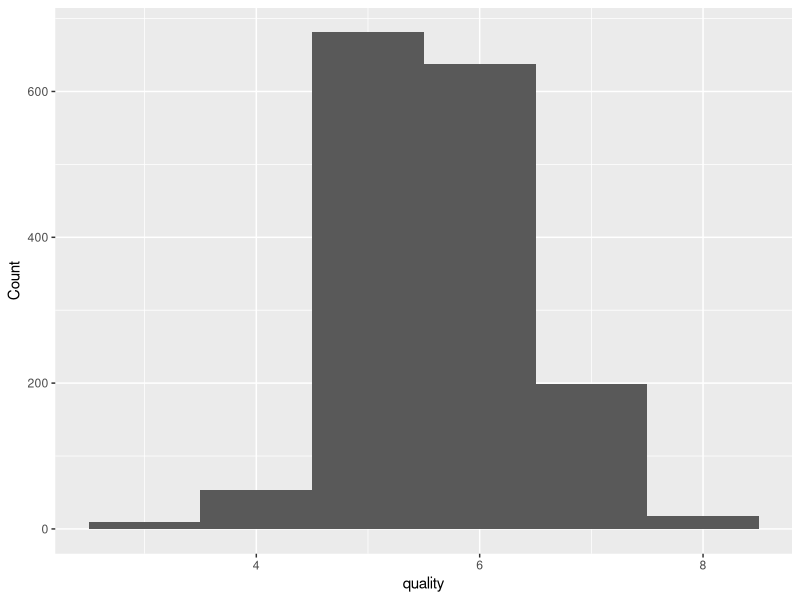
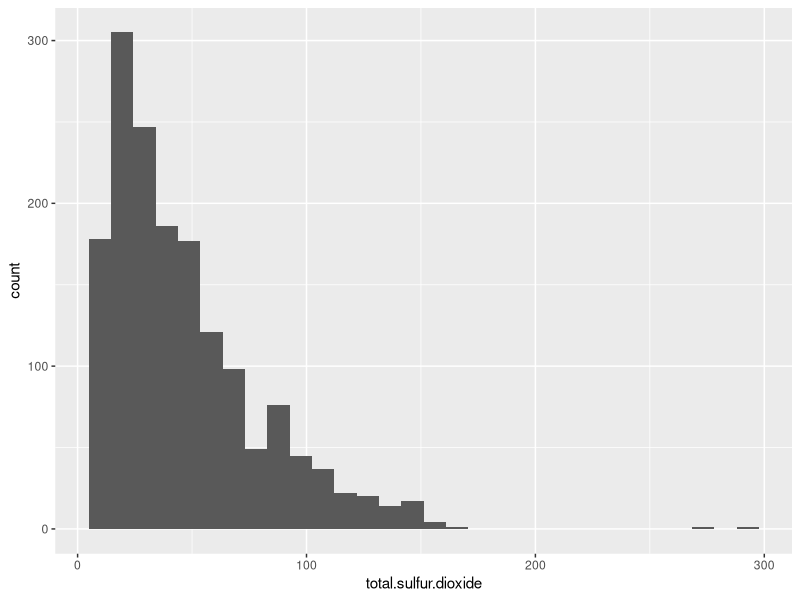
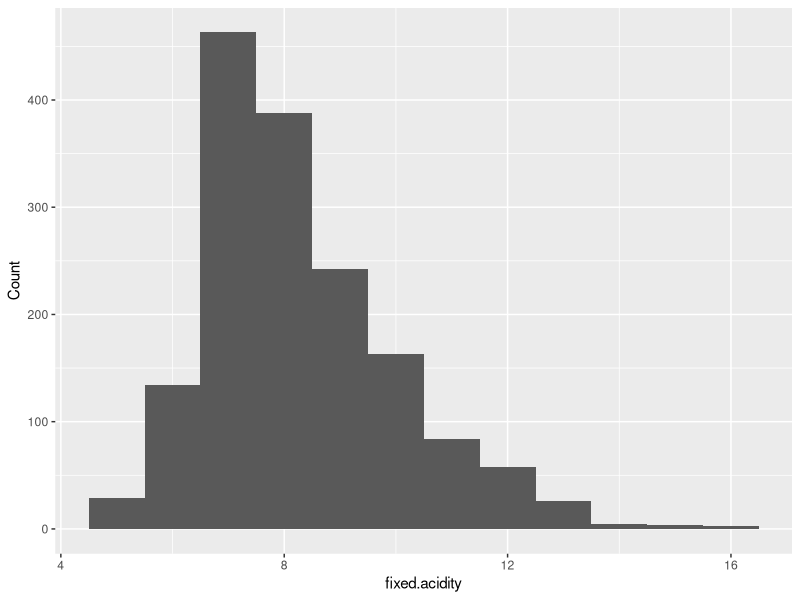
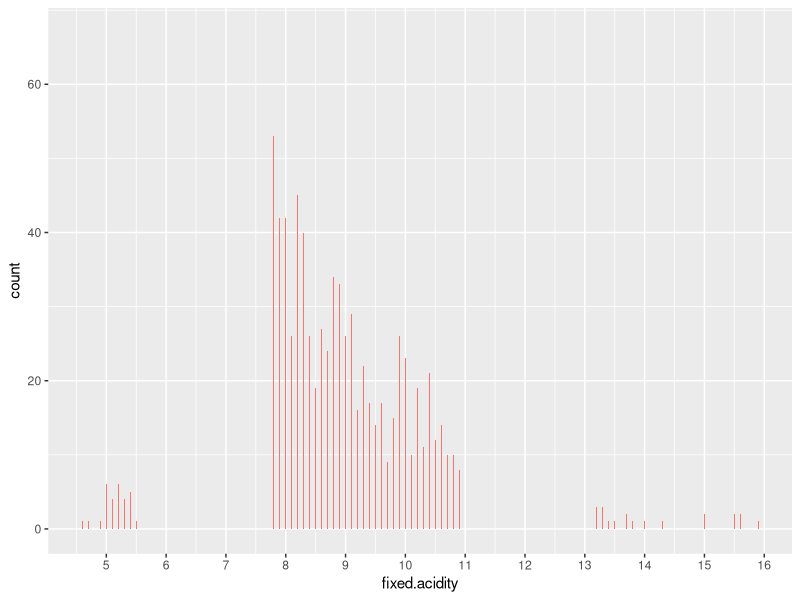
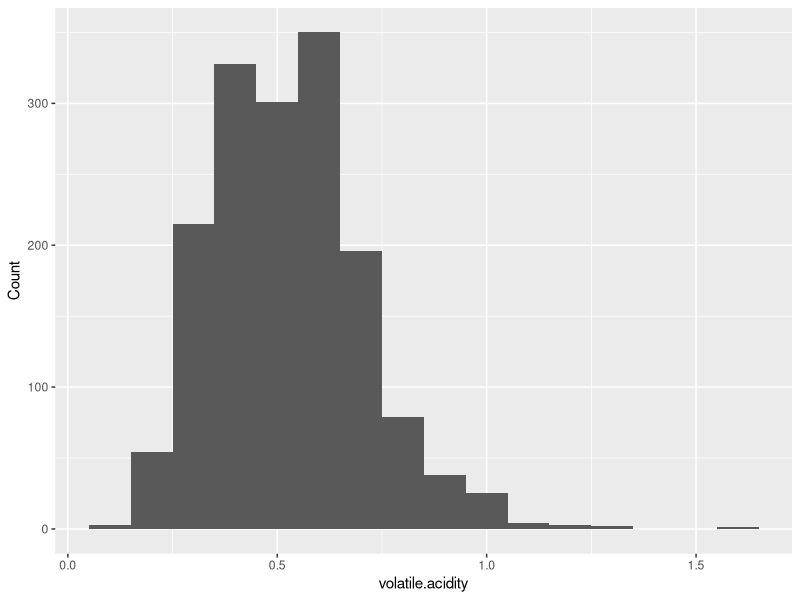
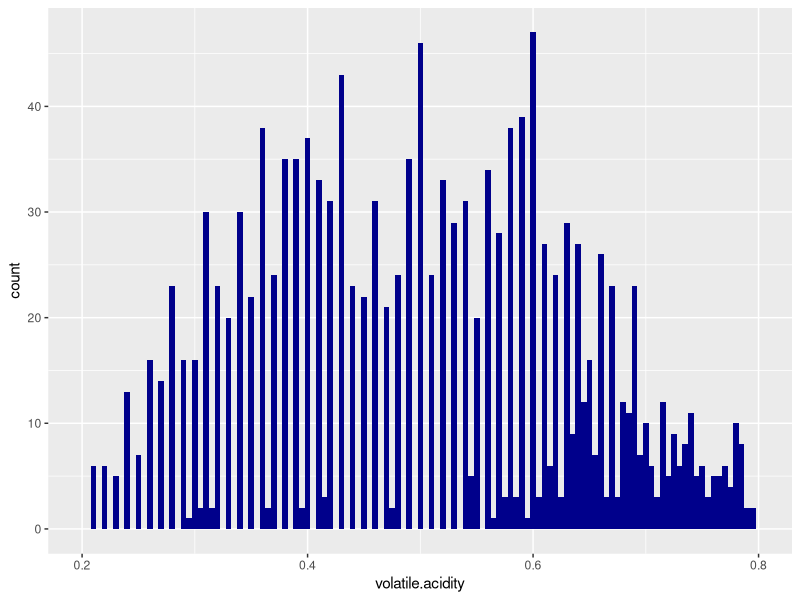
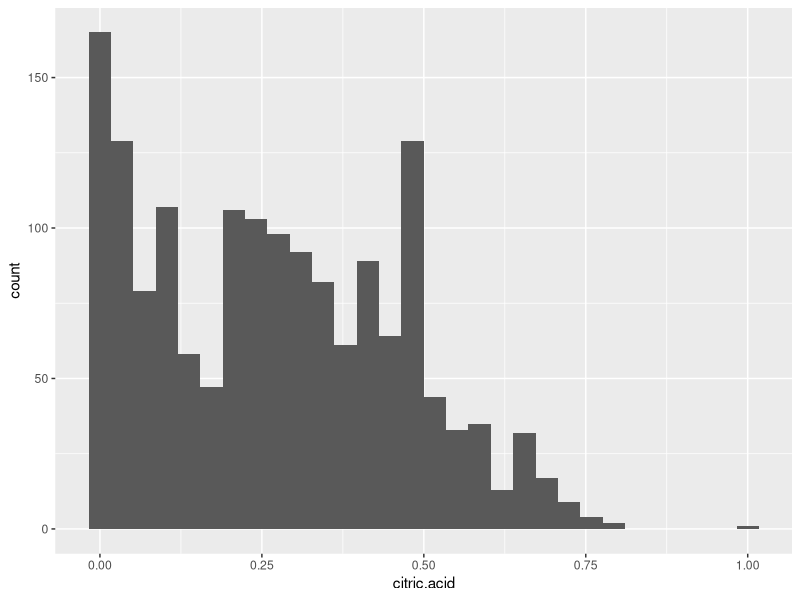
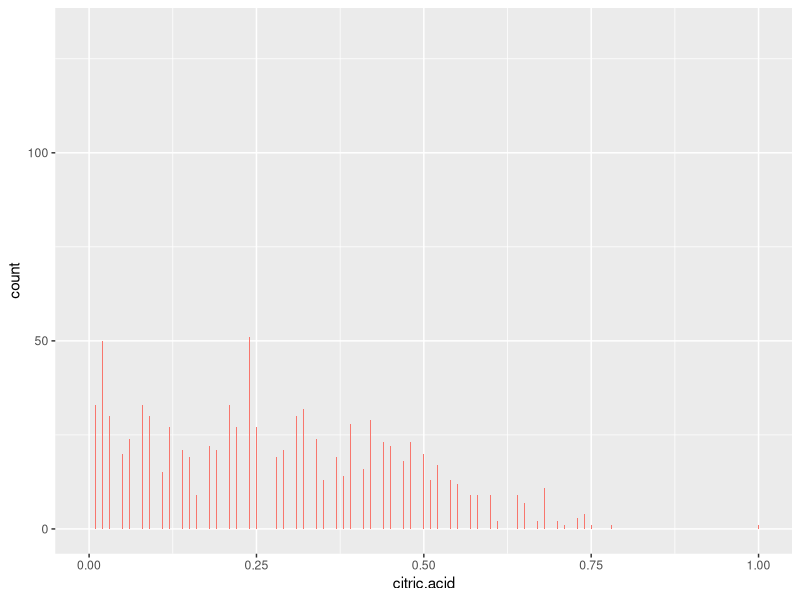

Here is the R script that generated these plots, in order:
## ---- chunk 1
# Loading all of the packages that will be needed within this report
# Note: that the packages are commented out in order to get the rmd file to Knit.
#install.packages("ggplot2", dependencies = T) 
#install.packages("knitr", dependencies = T)
#install.packages("dplyr", dependencies = T)
#install.packages("GGally")
library(GGally)
library(ggplot2) 
## ---- chunk 2
#Imports the red wine data in R Studio
wd <- read.csv('wineQualityReds.csv')
## ---- chunk 3
nrow(wd)

## ---- chunk 4

names(wd)

## ---- chunk 5
summary(wd)

## ---- chunk 6
 
qplot(x = quality, data = wd, binwidth = 1, ylab = 'Count')

ggplot(wd, aes(total.sulfur.dioxide)) + 
        geom_histogram()
## ---- chunk 7
 

qplot(x = fixed.acidity, data = wd, binwidth = 1, ylab = 'Count')

# scale x-axis by continuous to better see distribution 
# add breaks as parameter to read spikes in data
ggplot(wd, aes(fixed.acidity, fill = 'B')) + 
        geom_histogram(binwidth = .01) + 
        scale_x_continuous(breaks = 1:16) + 
        guides(fill = F)
## ---- chunk 8
qplot(x = volatile.acidity, data = wd, binwidth = .1 , ylab = 'Count')

## change binwidth to better differentiate bars while using ggplot
# limit the data to look closer at the peak
ggplot(wd, aes(volatile.acidity, fill = 'b')) + 
        geom_histogram(binwidth = .005, fill = 'darkblue') + 
        xlim(c(0.2, 0.8)) +
        guides(fill = F)

## ---- chunk 9

ggplot(wd, aes(citric.acid)) + 
        geom_histogram()

summary(wd$citric.acid)


#change binwidth inwidth = .1and limit x-axis to determine if count above 150 is x = 0
ggplot(wd, aes(citric.acid, fill = 'darkred')) + 
        geom_histogram(binwidth = .001) + 
        guides(fill = F)
## ---- chunk 10

qplot(x = density, data = wd, ylab = 'Count')

summary(wd$density)


qplot(x = pH, data = wd, ylab = 'Count')

summary(wd$pH)

qplot(x = alcohol, data = wd, ylab = 'Count')

summary(wd$alcohol)

# creating a new variable 
wd$alcohol_buckets = cut(wd$alcohol, breaks = c(0, 5, 10, 15))
levels(wd$alcohol_buckets) = c("(0,5]" = "Low", 
                                 "(5,10]" = "Medium", 
                                 "(10,15]" = "High")
# creating graph to display new variable
ggplot(wd, aes(alcohol_buckets)) + 
        geom_bar()

## ---- chunk 11

# function to evaluate the correlation between each variable
cor.prob <- function(X, dfr = nrow(X) - 2) {
         R <- cor(X)
	 above <- row(R) < col(R)
	 r2 <- R[above]^2
	 Fstat <- r2 * dfr / (1 - r2)
	 R[above] <- 1 - pf(Fstat, 1, dfr)
	 R
}

original_Data = read.csv("wineQualityReds.csv", header = T)
cor.prob(original_Data) 
  

## ---- chunk 12


# First creates a data frame that has each variable.
pair = data.frame(
        pH = wd$pH,
        V_Acidity = wd$volatile.acidity,
        Citric = wd$citric.acid, 
        Sugar = wd$residual.sugar,
        Chlorides = wd$chlorides, 
        F_Sulfur = wd$free.sulfur.dioxide, 
        T_Sulfur = wd$total.sulfur.dioxide,
        Density = wd$density,
        F_Acidity = wd$fixed.acidity,
        Sulphates = wd$sulphates,
        Alcohol = wd$alcohol,
        Quality = wd$quality)

#This code prints a coorelation scatter plot with all variables.
ggcorr(pair, 
        diag = list(continuous = "densityDiag"),
        lower = list(continuous = 'smooth'),
       label = TRUE, hjust = 0.75, 
       size = 3, 
       color = "grey50",
       upper = list(continuous = wrap('cor'), size = 2)) +
        theme(panel.grid.major = element_blank(),
              axis.ticks = element_blank(),
              axis.text = element_blank())
       
             
## ---- chunk 13


ggplot(wd, aes(x = quality, y = alcohol)) + 
        geom_point()

# jitter the graph to see the density of data points 
ggplot(wd, aes(x = quality, y = alcohol)) + 
        geom_jitter(alpha = .2)
        
## ---- chunk 14

ggplot(wd, aes(x = fixed.acidity, y = alcohol)) + 
        geom_point(alpha = .2) 

summary(wd$fixed.acidity)

## ---- chunk 15

ggplot(wd, aes(x = fixed.acidity, y = citric.acid)) + 
        geom_point(alpha = .2) 

## ---- chunk 16

ggplot(wd, aes(x = fixed.acidity, y = density)) + 
        geom_point(alpha = .2) 
## ---- chunk 17
ggplot(wd, aes(x = alcohol_buckets, y = pH)) + 
        geom_boxplot() 
## ---- chunk 18

wd$quality = as.factor(wd$quality)


ggplot(wd, aes(y = fixed.acidity, x = density, color = quality)) + 
        geom_point(alpha = .2) + 
        scale_color_brewer(palette = 'OrRd')

## ---- chunk 19

wd$quality = as.factor(wd$quality)


ggplot(wd, aes(y = citric.acid , x = alcohol, color = quality)) + 
        geom_point(alpha = .2) + 
        scale_color_brewer(palette = 'OrRd')

## ---- chunk 20

ggplot(aes(x = pH, y = volatile.acidity),
       data = subset(wd, !is.na(quality))) +
  geom_point(aes(color = quality)) + 
  geom_point(aes(color = quality), stat = 'summary', fun.y = median, alpha = .3) +
  scale_color_brewer(palette = "RdYlBu", name="Quality",
                     direction=-1)

## ---- chunk 21

ggplot(wd, aes(y = fixed.acidity, x = density, color = quality)) + 
        geom_point(alpha = .3) +
        scale_color_brewer(palette = 'OrRd') +
        
        labs(title = "Fixed Acidity of density by quality", 
             x = expression(Density~(g/dm^{3})), 
             y = expression(Fixed~Acidity~(g/dm^{3})),
             size = 12) + 
        
        theme(plot.title = element_text(size = rel(2)), 
              axis.title.y = element_text(size = rel(1), angle = 90), 
              axis.title.x = element_text(size = rel(1.5), angle = 0)) 

## ---- chunk 22

ggplot(wd, aes(alcohol, fill = "darkblue")) + 
        geom_histogram(binwidth = .7) +
        scale_x_continuous(breaks = 8:15) +
        scale_fill_manual(values = c("darkblue" = "darkblue"))+
        
        # adding X, Y, and graph titles 
        labs(title = "Red Wine Alcohol Percentage", 
             x = "Perecentage of Alcohol (% by Volume)",
             y = "Number by Individual Wines", size = 12) + 
        
        # changing the size of the titles
        theme(plot.title = element_text(size = rel(2)), 
              axis.title.y = element_text(size = rel(1.5), angle = 90), 
              axis.title.x = element_text(size = rel(1.5), angle = 0)) + 
              guides(fill = F)


## ---- chunk 23

##After seeing the differnt alcohol perentage, I changed the value of the buckets within the alchol_buckets value

wd$alcohol_buckets = cut(wd$alcohol, breaks = c(0, 8, 9, 10, 12, 15))
levels(wd$alcohol_buckets) = c("(0,8]" = "Low", 
                                 "(8,9]" = "Medium-Low", 
                                 "(9,10]" = "Medium-High", 
                                 "(10,12]" = "High",
                                 "(12,15]" = "Better Sit Down")



#Actual Graph
ggplot(wd, aes(x = alcohol_buckets, y = pH)) + 
        labs(title = "Alcohol Percentage by PH in Categories", 
             x = "Alcohol in Bucket Categories (% by Volume in buckets)",
             y = "pH  Level (log of PH)", size = 12) + 
        geom_boxplot(color="red", fill="green", alpha=0.2) 



